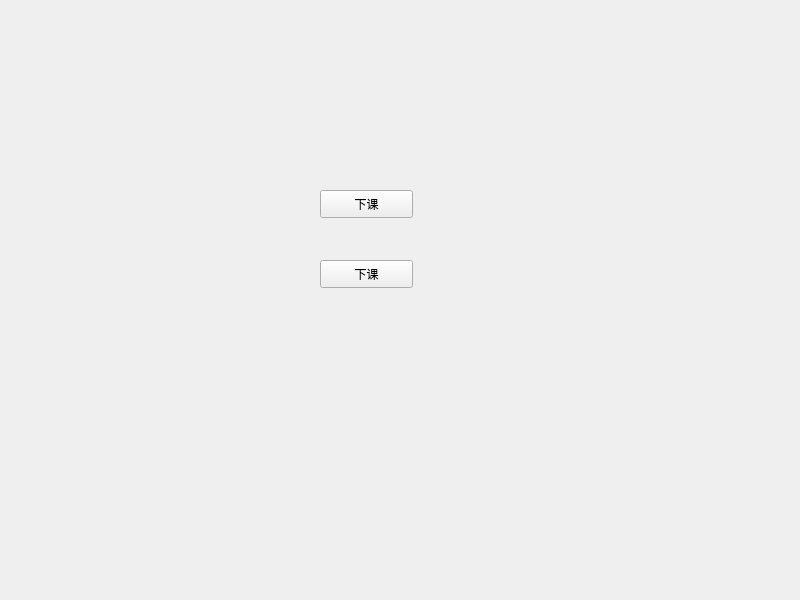
<?xml version="1.0" encoding="UTF-8"?>
<ui version="4.0">
 <class>Widget</class>
 <widget class="QWidget" name="Widget">
  <property name="geometry">
   <rect>
    <x>0</x>
    <y>0</y>
    <width>800</width>
    <height>600</height>
   </rect>
  </property>
  <property name="windowTitle">
   <string>Widget</string>
  </property>
  <widget class="QPushButton" name="pushButton">
   <property name="geometry">
    <rect>
     <x>320</x>
     <y>190</y>
     <width>93</width>
     <height>28</height>
    </rect>
   </property>
   <property name="text">
    <string>下课</string>
   </property>
  </widget>
  <widget class="QPushButton" name="pushButton2">
   <property name="geometry">
    <rect>
     <x>320</x>
     <y>260</y>
     <width>93</width>
     <height>28</height>
    </rect>
   </property>
   <property name="text">
    <string>下课</string>
   </property>
  </widget>
 </widget>
 <resources/>
 <connections/>
</ui>
